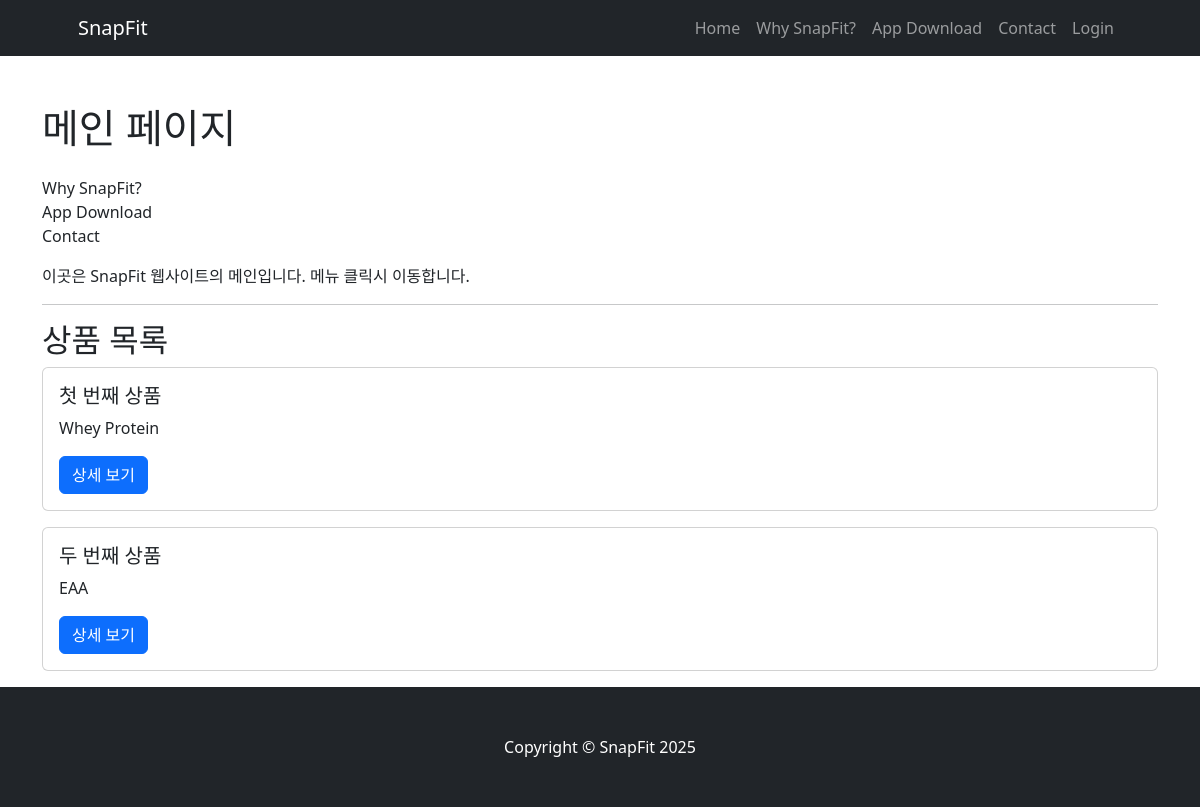
The page / on the database its author committed.
### snapfit/models.py (models this page shows, shortened)
class Product(models.Model):
    title = models.CharField(max_length=200)
    description = models.TextField()

### pages/views.py (the view)
# urls.py: path('', include('pages.urls')),           # mainpage
def mainpage(request):
    product_list = Product.objects.all()  # 상품 가져오기
    return render(request, 'pages/mainpage.html', {'product_list': product_list})  # 넘겨주기

### templates/pages/mainpage.html
{% extends 'base.html' %}
{% block content %}
<div class="container mt-5">
  <h1 class="mb-4">메인 페이지</h1>
  <nav class="mb-3">
    <ul class="list-unstyled">
      <li class="nav-item"><a class="nav-link" href="{% url 'why' %}">Why SnapFit?</a></li>
      <li class="nav-item"><a class="nav-link" href="{% url 'download' %}">App Download</a></li>
      <li class="nav-item"><a class="nav-link" href="{% url 'contact' %}">Contact</a></li>
    </ul>
  </nav>
  <p>이곳은 SnapFit 웹사이트의 메인입니다. 메뉴 클릭시 이동합니다.</p>
  <hr>
  <h2>상품 목록</h2>
  {% if product_list %}
    {% for product in product_list %}
      <div class="card mb-3">
        <div class="card-body">
          <h5 class="card-title">{{ product.title }}</h5>
          <p class="card-text">{{ product.description }}</p>
          <a href="{% url 'product_detail' product.id %}" class="btn btn-primary">상세 보기</a>
        </div>
      </div>
    {% endfor %}
  {% else %}
    <p>등록된 상품이 없습니다.</p>
  {% endif %}
</div>
{% endblock %}

### rows shown on the page
Product: title "첫 번째 상품", description "Whey Protein"
Product: title "두 번째 상품", description "EAA"
